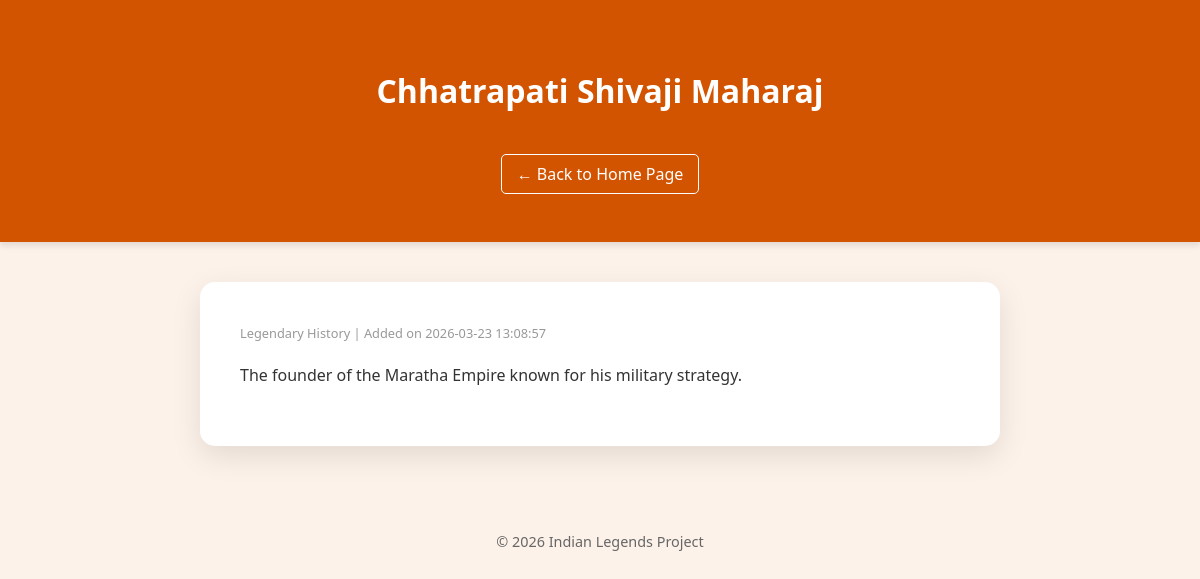
/1, run on an earlier commit of the app's database.
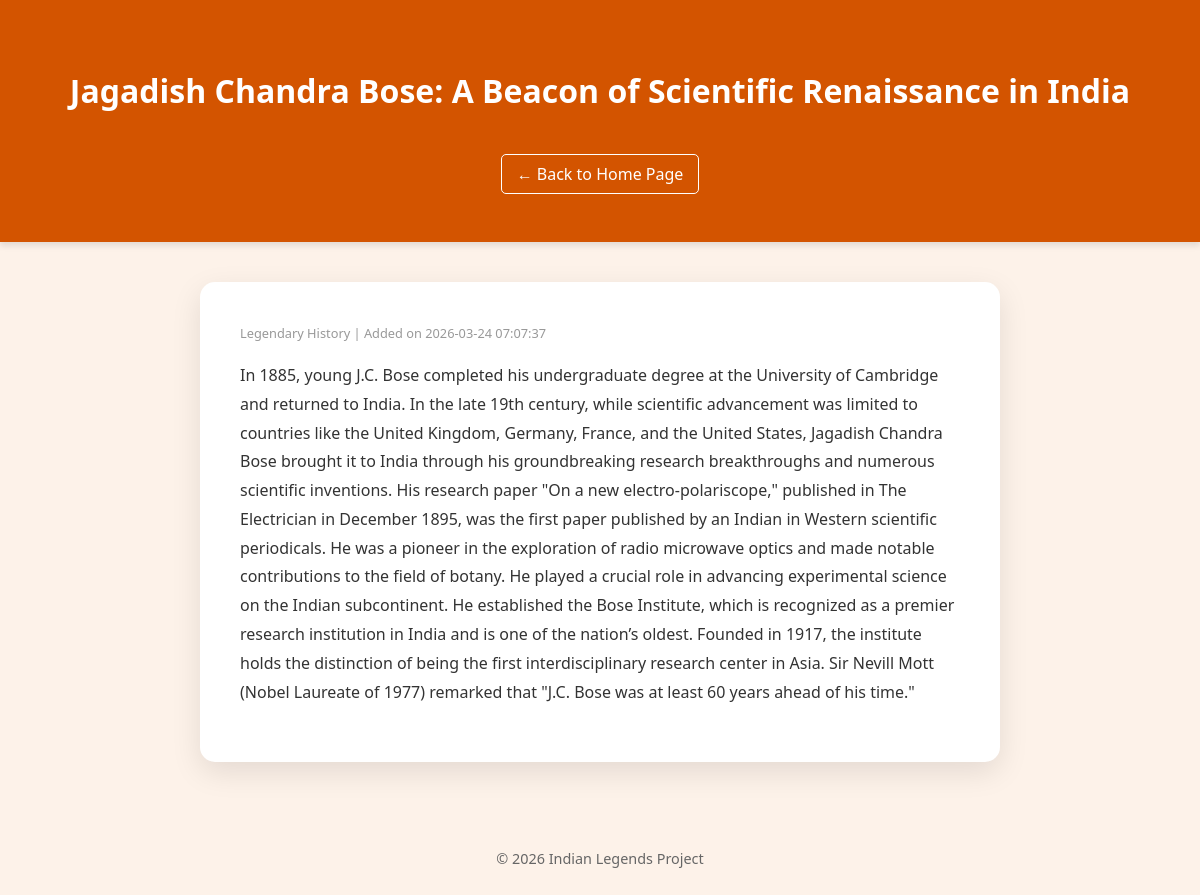
And on a later commit of the database.
### tables this page shows
CREATE TABLE posts (
    id INTEGER PRIMARY KEY AUTOINCREMENT,
    created TIMESTAMP NOT NULL DEFAULT CURRENT_TIMESTAMP,
    title TEXT NOT NULL,
    content TEXT NOT NULL
);

### app.py (the view)
@app.route('/<int:post_id>')
def post(post_id):
    conn = get_db_connection()
    post = conn.execute('SELECT * FROM posts WHERE id = ?', (post_id,)).fetchone()
    conn.close()
    return render_template('post.html', post=post)

### app.py (called while the page is built)
def get_db_connection():
    conn = sqlite3.connect('database.db')
    conn.row_factory = sqlite3.Row
    return conn

### templates/post.html (shortened to what this page needs)
<!DOCTYPE html>
<html lang="en">
<head>
    <link rel="stylesheet" href="{{ url_for('static', filename='style.css') }}">
</head>
<body>
    <header>
        <div class="header-content">
            <h1>{{ post['title'] }}</h1>
            <a href="{{ url_for('index') }}" class="back-btn">← Back to Home Page</a>
        </div>
    </header>
    <main class="detail-container">
        <article class="full-post">
            <div class="post-meta">
                <span class="date">Legendary History | Added on {{ post['created'] }}</span>
            </div>
            <div class="post-body">
                <p>{{ post['content'] }}</p>
            </div>
        </article>
    </main>
    <footer>
        <p>&copy; 2026 Indian Legends Project</p>
    </footer>
</body>
</html>

What changed in the data, as far as the page shows it:
changed posts: title "Chhatrapati Shivaji Maharaj" → "Jagadish Chandra Bose: A Beacon of Scientific Renaissance in India"; created "2026-03-23 13:08:57" → "2026-03-24 07:07:37"; content "The founder of the Maratha Empire known for his military strategy." → "In 1885, young J.C. Bose completed his undergraduate degree at the University of Cambridge and returned to India. In the late 19th century, while scientific advancement was limited to countries like the United Kingdom, Germany, France, and the United States, Jagadish Chandra Bose brought it to India through his groundbreaking research breakthroughs and numerous scientific inventions. His research paper \"On a new electro-polariscope,\" published in The Electrician in December 1895, was the first paper published by an Indian in Western scientific periodicals. He was a pioneer in the exploration of radio microwave optics and made notable contributions to the field of botany. He played a crucial…"
